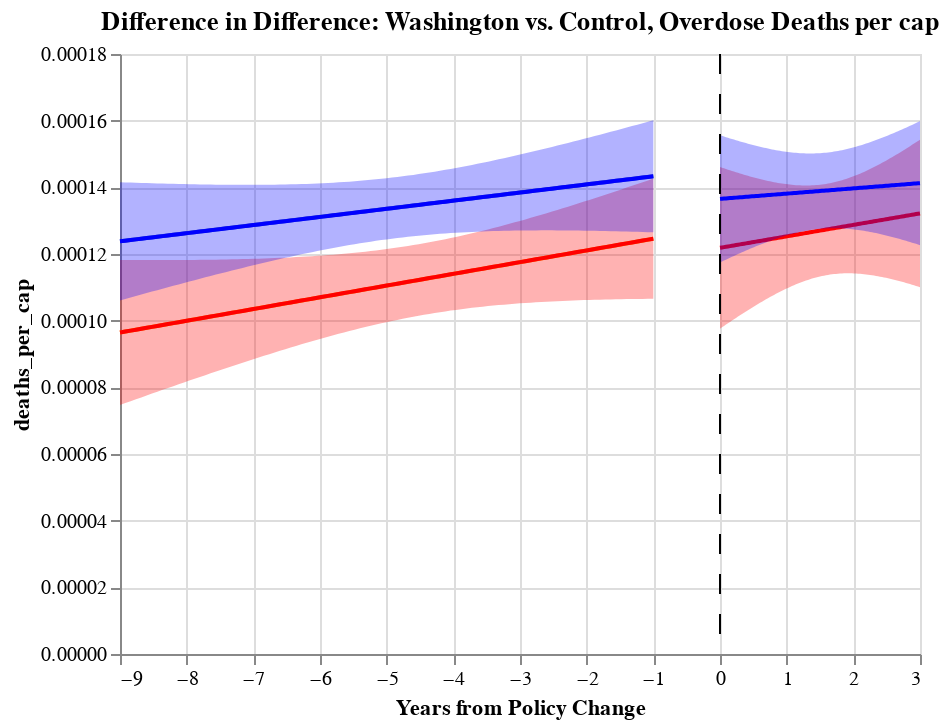

Here is the notebook cell this chart was saved with:
### Code cell
# control deaths pre/post plot
fit, before_line = get_reg_fit(
    con_death_before, yvar="deaths_per_cap", xvar="policy_years", alpha=0.05,col="red"
)
fit, after_line = get_reg_fit(
    con_death_after, yvar="deaths_per_cap", xvar="policy_years", alpha=0.05,col="red"
)

before=alt.Chart(con_death_before,title="Difference in Difference: Washington vs. Control, Overdose Deaths per cap").encode(x="policy_years", y="deaths_per_cap")
base=before.transform_regression("policy_years","deaths_per_cap").mark_line(color="#FFAA00") 

con_chart_death=base+before_line+after_line+sep_line

diff_wa_death=con_chart_death+wa_chart_death+sep_line
diff_wa_death
